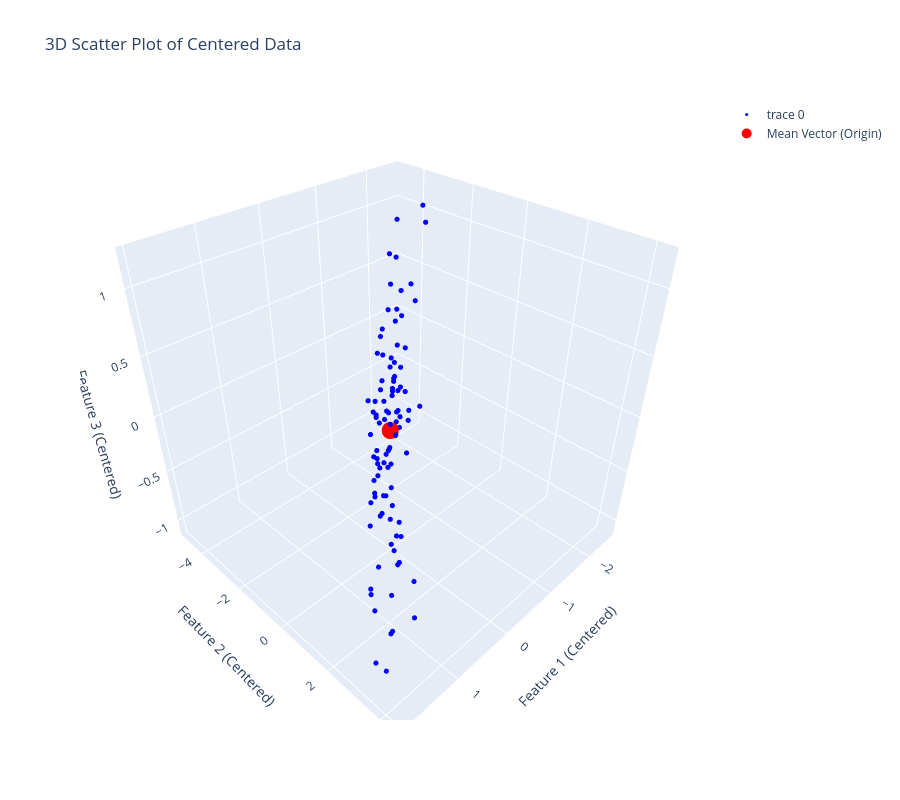

The cell this chart's notebook holds for it:
### Code cell
# Now shift the data by subtracting the mean vector from each data point
centered_data = data - mean_vector
centered_data.head()

# Show the 3D scatter plot of the centered data with the mean vector at the origin
fig_centered = go.Figure(data=[go.Scatter3d(
    x=centered_data['Feature_1'],
    y=centered_data['Feature_2'],
    z=centered_data['Feature_3'],
    mode='markers',
    marker=dict(size=3, color='blue')
)])
fig_centered.update_layout(
    height=800,
    scene=dict(
        xaxis_title='Feature 1 (Centered)',
        yaxis_title='Feature 2 (Centered)',
        zaxis_title='Feature 3 (Centered)'
    )
)
fig_centered.add_trace(go.Scatter3d(
    x=[0],
    y=[0],
    z=[0],
    mode='markers',
    marker=dict(size=10, color='red'),
    name='Mean Vector (Origin)'
))
fig_centered.update_layout(title='3D Scatter Plot of Centered Data')
fig_centered.show()
